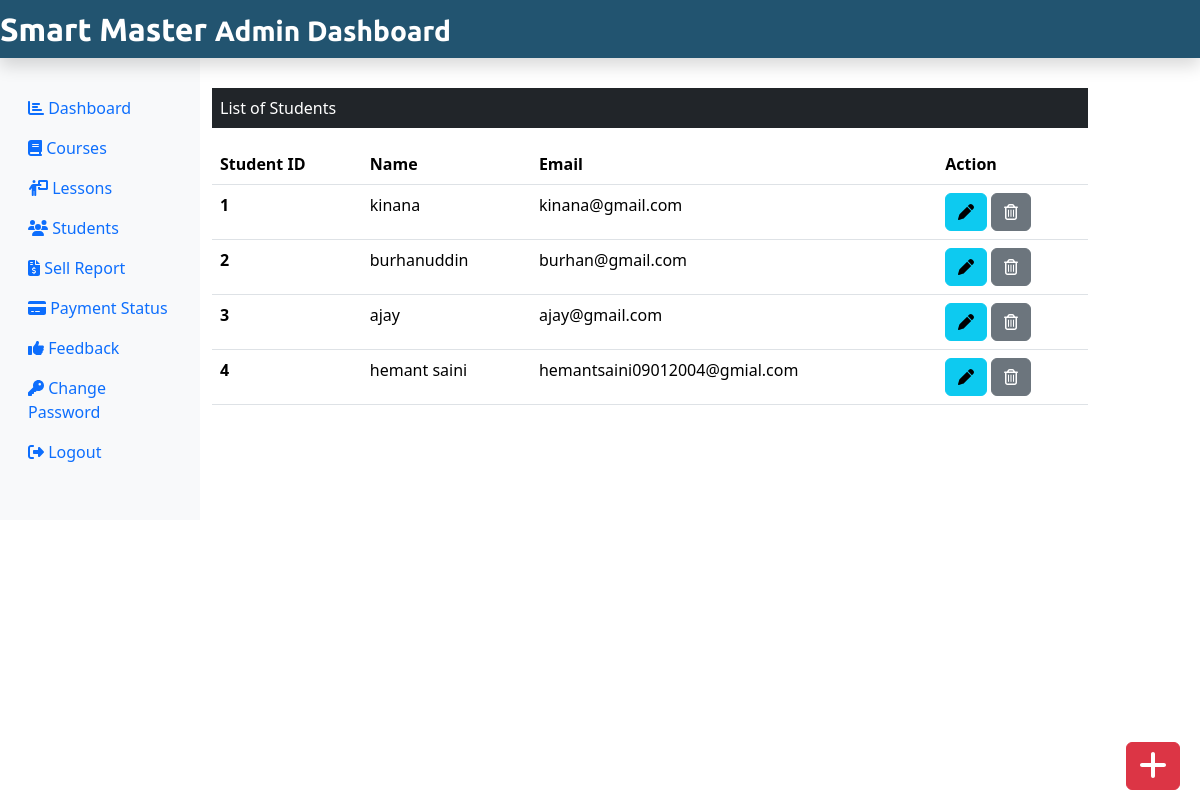
The app's page /Admin/admin_students.php (signed in) with its own data.
### tables this page shows
CREATE TABLE `student` (
  `stu_id` int(11) NOT NULL,
  `stu_name` varchar(255) NOT NULL,
  `stu_email` varchar(255) NOT NULL,
  `stu_pass` varchar(255) NOT NULL,
  `stu_occ` varchar(255) NOT NULL,
  `stu_img` text NOT NULL
);

### Admin/admin_students.php (the view, shortened to what this page needs)
<?php
include('./AdminInclude/admin_header.php');
include('../dbConnection.php');
?>
<div class="col-sm-9 mt-5">
    <p class="bg-dark text-white p-2">List of Students</p>
    <?php
    $sql = "SELECT * FROM student";
    $result = $conn->query($sql);
    if ($result->num_rows > 0) {
        echo '<table class="table">
            <thead>
                <tr>
                    <th scope="col">Student ID</th>
                    <th scope="col">Name</th>
                    <th scope="col">Email</th>
                    <th scope="col">Action</th>
                </tr>
            </thead>
            <tbody>';
            while ($row = $result->fetch_assoc()) {
                echo '<tr>';
                echo '<th scope="row">' . $row["stu_id"] . '</th>';
                echo '<td>' . $row["stu_name"] . '</td>';
                echo '<td>' . $row["stu_email"] . '</td>';
                echo '<td>
                <form action="admin_editstudent.php" method="POST" class="d-inline">
                <input type="hidden" name="id" value=' . $row["stu_id"] . '>
                <button type="button" class="btn btn-info mr-3" data-bs-toggle="modal" data-bs-target="#stu_edit_warning_model' . $row["stu_id"] . '">
                    <i class="fas fa-pen"></i>
                </button>
            </form>
            <button type="button" class="btn btn-secondary" data-bs-toggle="modal" data-bs-target="#stu_delete_model' . $row["stu_id"] . '">
            <i class="far fa-trash-alt"></i>
            </button>
        </td>
    </tr>';
                }
        echo '</tbody>
            </table>';
    } else {
        echo "0 Result";
    }
    ?>
<div><a class="btn btn-danger box" href="./admin_addstudents.php"><i class="fas fa-plus fa-2x"></i></a></div>
</div>
<?php
include('./AdminInclude/admin_footer.php');
?>

### Admin/Admininclude/admin_header.php (shortened to what this page needs)
<!DOCTYPE html>
<html lang="en">
  <head>
    <link rel="stylesheet" href="../css/bootstrap.min.css" />
    <link rel="stylesheet" href="../css/all.min.css" />
    <link rel="stylesheet" href="admin_dashboard_style.css" />
  </head>
  <body>
    <nav
      class="navbar navbar-dark fixed-top p-0 shadow"
      style="background-color: #225470"
    >
      <a class="navbar-brand col-sm-3 col-md-2 mr-0" href="admin_dashboard.php"
        >Smart Master <small class="text-white">Admin Dashboard</small></a
      >
    </nav>
    <div class="container-fluid mb-5" style="margin-top: 40px">
      <div class="row">
        <nav class="col-sm-3 col-md-2 bg-light sidebar py-5 d-print-none">
          <div class="sidebar-sticky">
            <ul class="nav flex-column">
              <li class="nav-item">
                <a class="nav-link" href="admin_dashboard.php">
                <i class="fa-solid fa-chart-bar"></i> Dashboard
                </a>
              </li>
              <li class="nav-item">
                <a class="nav-link" href="admin_courses.php">
                  <i class="fa-solid fa-book"></i> Courses
                </a>
              </li>
              <li class="nav-item">
                <a class="nav-link" href="admin_lessons.php">
                  <i class="fa-solid fa-person-chalkboard"></i> Lessons
                </a>
              </li>
              <li class="nav-item">
                <a class="nav-link" href="admin_students.php">
                  <i class="fas fa-users"></i> Students
                </a>
              </li>
              <li class="nav-item">
                <a class="nav-link" href="sellReport.php">
                <i class="fa-solid fa-file-invoice-dollar"></i> Sell Report
                </a>
              </li>
              <li class="nav-item">
                <a class="nav-link" href="adminPaymentStatus.php">
                <i class="fa-solid fa-credit-card"></i> Payment Status
                </a>
              </li>
              <li class="nav-item">
                <a class="nav-link" href="feedback.php">
                <i class="fa-solid fa-thumbs-up"></i> Feedback
                </a>
              </li>
              <li class="nav-item">
                <a class="nav-link" href="admin_changePassword.php">
                  <i class="fas fa-key"></i> Change Password
                </a>
              </li>
              <li class="nav-item">
                <a class="nav-link" href="../logout.php">
                  <i class="fas fa-sign-out-alt"></i> Logout
                </a>
              </li>
            </ul>
          </div>
        </nav>

### Admin/Admininclude/admin_footer.php (shortened to what this page needs)
</body>
</html>

### Admin/admin_dashboard_style.css (style rules this page uses)
.navbar-brand { font-family: 'Ubuntu', sans-serif; font-size: 2em; font-weight: bold; color: #fff; }
.box { position: fixed; bottom: 10px; right: 20px; margin-top: 30px; }

### records on screen
student: stu_id "1", stu_name "kinana", stu_email "kinana@gmail.com"
student: stu_id "2", stu_name "burhanuddin", stu_email "burhan@gmail.com"
student: stu_id "3", stu_name "ajay", stu_email "ajay@gmail.com"
student: stu_id "4", stu_name "hemant saini", stu_email "hemantsaini09012004@gmial.com"
